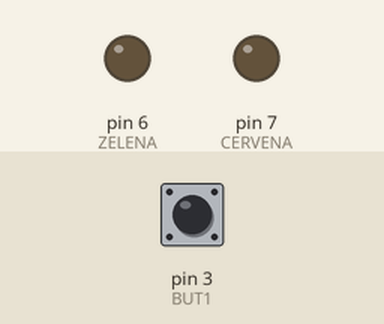
This sketch was run on a simulated Arduino Uno, built with avr-gcc and run on an emulated ATmega328P. Shown: output pins drawn as LEDs (lit = HIGH). The test bench sets the inputs (shaded band); at power-on: pin 3 (BUT1) HIGH.

Above: at 1.2 s.
1.3 s: pin 3 (BUT1) pulsed LOW 5 times (0.12 s each, 0.3 s apart)
At 3.2 s:
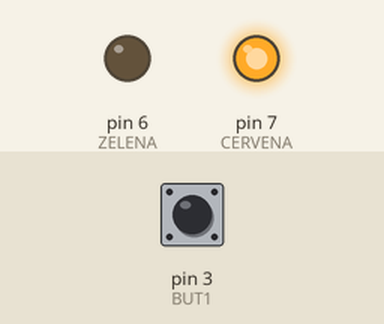
Timing chart, 0 to 4.7 s (numbered marks = the images above; inputs shaded):
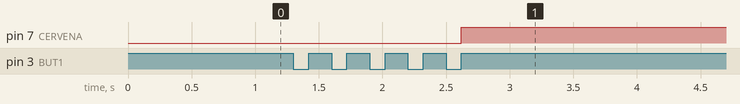

The sketch:

fourth.ino
```cpp
const int CERVENA = 7;
const int ZELENA = 6;
const int BUT1 = 3;
const int BUT2 = 4;
int DELAY = 100;
int STISKY = 0;

void setup() {
  pinMode(BUT1, INPUT_PULLUP);
  pinMode(BUT2, INPUT_PULLUP);
  pinMode(CERVENA, OUTPUT);
  pinMode(ZELENA, OUTPUT);
}

void loop() {
    while (digitalRead(BUT1) == HIGH) {};
    delay(DELAY);
    while(digitalRead(BUT1) == LOW) {};
    STISKY++;
    if ((STISKY >= 5) && (STISKY < 8)){
      digitalWrite(CERVENA, HIGH);
    } else digitalWrite(CERVENA, LOW);
    delay(DELAY);
}
```

Measured:
- after the input at 1.3 s, pin 7 (CERVENA): LOW → HIGH after 1.3 s
